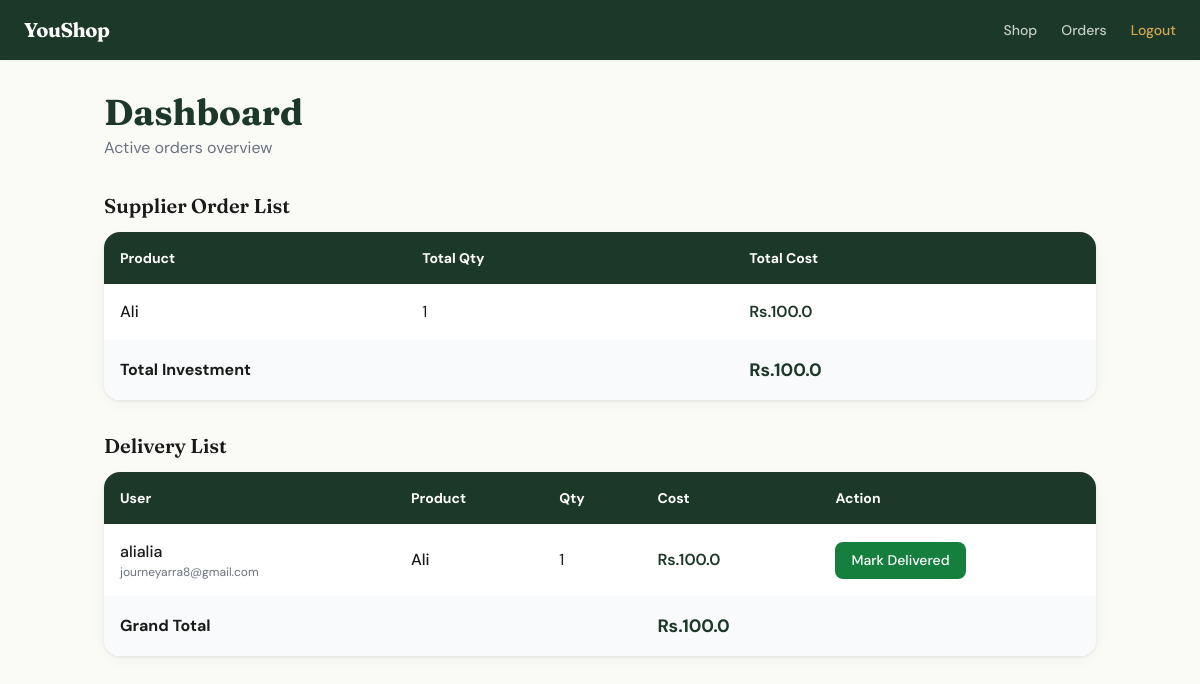
The page /admin/dashboard (signed in) on the database its author committed.
### tables this page shows
CREATE TABLE users (id INTEGER PRIMARY KEY AUTOINCREMENT, username TEXT NOT NULL, email TEXT NOT NULL, password TEXT NOT NULL, is_admin INTEGER DEFAULT 0);

### app.py (the view)
@app.get("/admin/dashboard")
def admin_dashboard(
    request:Request,
    db = Depends(get_db_session)
):
    user_id = request.session.get('user_id')
    if not user_id:
        return RedirectResponse(url="/login", status_code=303)
    row = db.execute("SELECT is_admin FROM users WHERE id = ?", (user_id,)).fetchone()
    if row['is_admin'] == 0:
        return templates.TemplateResponse(
            request=request, name="apology.html", context={"message": "Unauthorised user!"}
        )
    summary = db.execute("""
            SELECT products.name, products.price, SUM(orders.quantity) as total_quantity,
            (products.price * SUM(orders.quantity)) as total_cost
            FROM orders JOIN products ON products.id = orders.product_id WHERE orders.status = 'active' GROUP BY orders.product_id
    """).fetchall()
    delivery = db.execute("""
        SELECT orders.user_id, users.username, users.email, products.name,
        products.price, SUM(orders.quantity) as total_quantity,
        (products.price * SUM(orders.quantity)) as total_cost
        FROM orders
        JOIN products ON products.id = orders.product_id
        JOIN users ON users.id = orders.user_id
        WHERE orders.status = 'active'
        GROUP BY orders.user_id, orders.product_id

    """).fetchall()
    return templates.TemplateResponse(
    request=request,
    name="admin_dashboard.html",
    context={"summary": summary, "delivery": delivery}
)

### templates/admin_dashboard.html (shortened to what this page needs)
{% extends "base.html" %}
{% block content %}
<div class="mb-8">
    <h1 class="text-4xl font-bold" style="color: var(--green);">Dashboard</h1>
    <p class="mt-1" style="color: var(--muted);">Active orders overview</p>
</div>
<h2 class="text-xl font-semibold mb-3">Supplier Order List</h2>
<div class="card overflow-hidden mb-8">
    {% if summary %}
    <div class="overflow-x-auto">
        <table class="w-full">
            <thead style="background: var(--green); color: white;">
                <tr>
                    <th class="p-4 text-left text-sm">Product</th>
                    <th class="p-4 text-left text-sm">Total Qty</th>
                    <th class="p-4 text-left text-sm">Total Cost</th>
                </tr>
            </thead>
            <tbody>
                {% for s in summary %}
                <tr class="border-b border-gray-100">
                    <td class="p-4 font-medium">{{ s.name }}</td>
                    <td class="p-4">{{ s.total_quantity }}</td>
                    <td class="p-4 font-semibold" style="color: var(--green);">Rs.{{ s.total_cost }}</td>
                </tr>
                {% endfor %}
            </tbody>
            <tfoot style="background: #f9fafb;">
                <tr>
                    <td colspan="2" class="p-4 font-bold">Total Investment</td>
                    <td class="p-4 font-bold text-lg" style="color: var(--green);">Rs.{{ summary | sum(attribute='total_cost') }}</td>
                </tr>
            </tfoot>
        </table>
    </div>
    {% else %}
    <div class="p-12 text-center" style="color: var(--muted);">No active orders</div>
    {% endif %}
</div>
<h2 class="text-xl font-semibold mb-3">Delivery List</h2>
<div class="card overflow-hidden">
    {% if delivery %}
    <div class="overflow-x-auto">
        <table class="w-full">
            <thead style="background: var(--green); color: white;">
                <tr>
                    <th class="p-4 text-left text-sm">User</th>
                    <th class="p-4 text-left text-sm">Product</th>
                    <th class="p-4 text-left text-sm">Qty</th>
                    <th class="p-4 text-left text-sm">Cost</th>
                    <th class="p-4 text-left text-sm">Action</th>
                </tr>
            </thead>
            <tbody>
                {% for d in delivery %}
                <tr class="border-b border-gray-100 hover:bg-gray-50">
                    <td class="p-4">
                        <div class="font-medium">{{ d.username }}</div>
                        <div class="text-xs" style="color: var(--muted);">{{ d.email }}</div>
                    </td>
                    <td class="p-4 font-medium">{{ d.name }}</td>
                    <td class="p-4">{{ d.total_quantity }}</td>
                    <td class="p-4 font-semibold" style="color: var(--green);">Rs.{{ d.total_cost }}</td>
                    <td class="p-4">
                        <form method="post" action="/admin/mark_delivered">
                            <button type="submit" class="btn-success">Mark Delivered</button>
                        </form>
                    </td>
                </tr>
                {% endfor %}
            </tbody>
            <tfoot style="background: #f9fafb;">
                <tr>
                    <td colspan="3" class="p-4 font-bold">Grand Total</td>
                    <td class="p-4 font-bold text-lg" style="color: var(--green);">Rs.{{ delivery | sum(attribute='total_cost') }}</td>
                    <td></td>
                </tr>
            </tfoot>
        </table>
    </div>
    {% else %}
    <div class="p-12 text-center" style="color: var(--muted);">No deliveries pending</div>
    {% endif %}
</div>
{% endblock %}

### templates/base.html (shortened to what this page needs)
<!DOCTYPE html>
<html lang="en">
<head>
    <link href="https://cdn.jsdelivr.net/npm/tailwindcss@2.2.19/dist/tailwind.min.css" rel="stylesheet">
</head>
<body>
    <nav style="background: var(--green);" class="px-6 py-4 flex items-center justify-between sticky top-0 z-50 shadow-sm">
        <a href="/shop" class="brand text-white text-xl font-bold tracking-tight">YouShop</a>
        <div class="flex items-center gap-6">
            <a href="/shop" class="nav-link">Shop</a>
            <a href="/orders" class="nav-link">Orders</a>
            <a href="/logout" class="nav-link" style="color: var(--gold);">Logout</a>
        </div>
    </nav>
    <main class="max-w-5xl mx-auto px-4 py-8">
        {% block content %}{% endblock %}
    </main>
</body>
</html>

### templates/base.html (style rules this page uses)
:root { --green: #1C3829; --gold: #D4A853; --cream: #FAFAF7; --card: #ffffff; --text: #1a1a1a; --muted: #6b7280; }
body { background: var(--cream); font-family: 'DM Sans', sans-serif; color: var(--text); }
h1, h2, .brand { font-family: 'Fraunces', serif; }
.btn-success { background: #15803d; color: white; padding: 8px 16px; border-radius: 8px; font-weight: 500; font-size: 14px; transition: opacity 0.2s; }
.card { background: var(--card); border-radius: 16px; box-shadow: 0 1px 3px rgba(0,0,0,0.08), 0 4px 16px rgba(0,0,0,0.04); }
.nav-link { color: rgba(255,255,255,0.75); font-size: 14px; font-weight: 500; transition: color 0.2s; }
table { border-collapse: separate; border-spacing: 0; }
thead th:first-child { border-radius: 12px 0 0 0; }
thead th:last-child { border-radius: 0 12px 0 0; }

### rows shown on the page
users: username "alialia", email "journeyarra8@gmail.com", name "Ali", total_quantity "1", total_cost "100.0"

### other values the page prints
{{ s.name }} "Ali"
{{ s.total_quantity }} "1"
{{ s.total_cost }} "100.0"
{{ summary | sum(attribute='total_cost') }} "100.0"
{{ delivery | sum(attribute='total_cost') }} "100.0"
